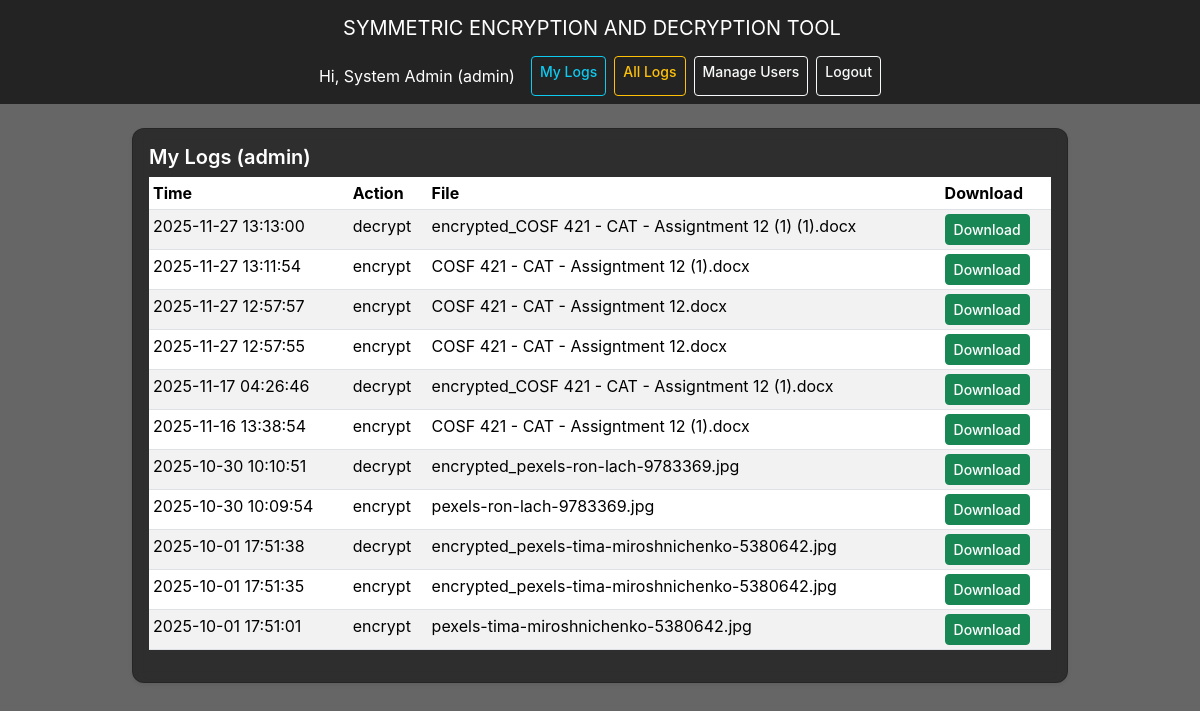
/mylogs (signed in), run on an earlier commit of the app's database.
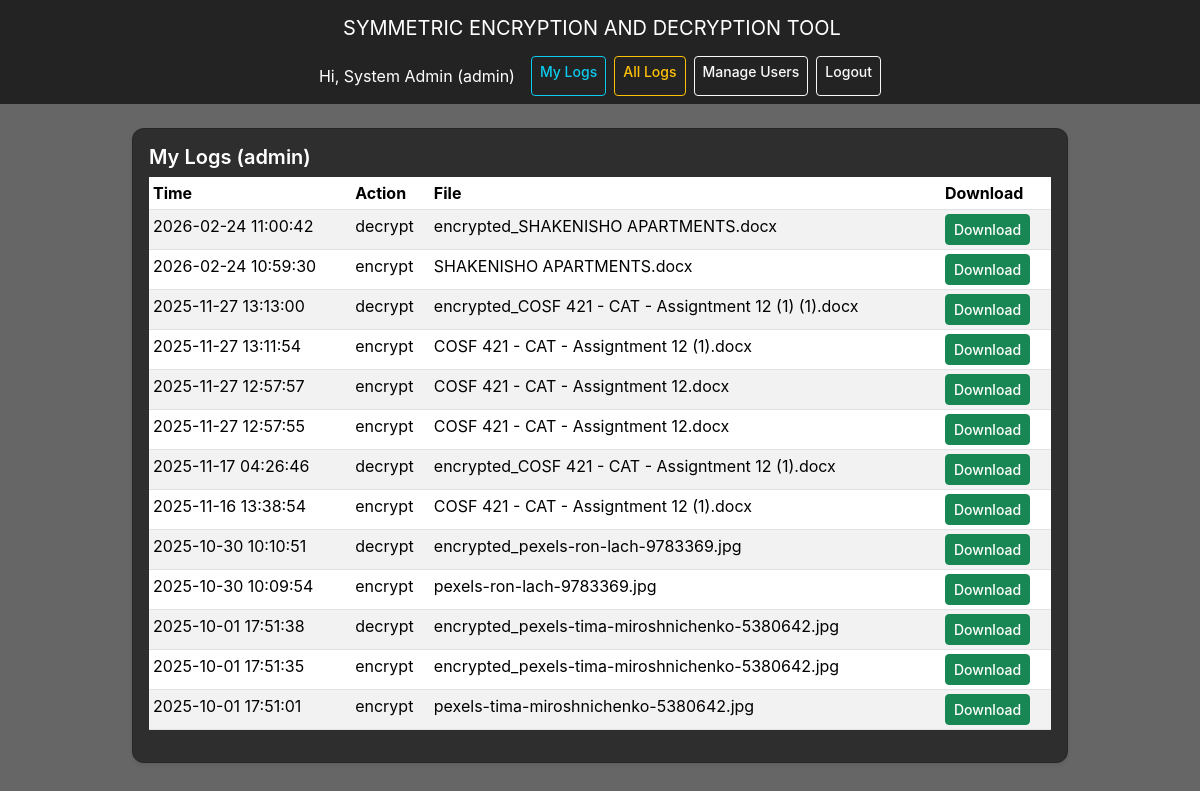
And on a later commit of the database.
### tables this page shows
CREATE TABLE logs (
            id INTEGER PRIMARY KEY AUTOINCREMENT,
            action TEXT,
            filename TEXT,
            user TEXT,
            file_path TEXT,
            timestamp DATETIME DEFAULT CURRENT_TIMESTAMP
        );

### app.py (the view)
@app.route("/mylogs")
def mylogs():
    if "username" not in session:
        return redirect(url_for("login"))
    logs = get_user_logs(session.get("username"))
    return render_template("mylogs.html", logs=logs, user=session.get("username"), role=session.get("role", "user"))

### database.py (called while the page is built)
def _conn():
    return sqlite3.connect(DB_NAME)

def get_user_logs(username):
    conn = _conn()
    c = conn.cursor()
    c.execute("SELECT * FROM logs WHERE user = ? ORDER BY timestamp DESC", (username,))
    rows = c.fetchall()
    conn.close()
    return rows

### templates/mylogs.html
{% extends "base.html" %}
{% block content %}
<div class="card shadow-sm">
  <div class="card-body">
    <h5 class="card-title">My Logs ({{ user }})</h5>
    <table class="table table-sm table-striped">
      <thead>
        <tr><th>Time</th><th>Action</th><th>File</th><th>Download</th></tr>
      </thead>
      <tbody>
        {% for log in logs %}
          <tr>
            <td>{{ log[5] }}</td>
            <td>{{ log[1] }}</td>
            <td>{{ log[2] }}</td>
            <td>
              {% if log[4] %}
                <a class="btn btn-sm btn-success" href="{{ url_for('download', filename=log[4]) }}">Download</a>
              {% else %}
                <span class="text-muted">N/A</span>
              {% endif %}
            </td>
          </tr>
        {% else %}
          <tr><td colspan="4" class="text-center">No logs yet</td></tr>
        {% endfor %}
      </tbody>
    </table>
  </div>
</div>
{% endblock %}

What changed in the data, as far as the page shows it:
added logs: timestamp "2026-02-24 11:00:42", action "decrypt", filename "encrypted_SHAKENISHO APARTMENTS.docx"
added logs: timestamp "2026-02-24 10:59:30", action "encrypt", filename "SHAKENISHO APARTMENTS.docx"
